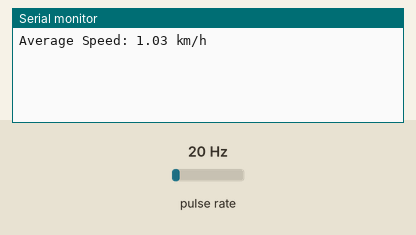
Simulated run of this sketch. Board: ESP32. Parts: the last lines printed to the serial monitor. Wiring (inferred from the names in the program): pulse sensor: data GPIO 16. The inputs (shaded band) are chosen by the test bench; at power-on: pulse rate 20 Hz.

Above: at 1.2 s.
1.3 s: pulse rate (sensor on GPIO 16) set to 4 Hz
At 2.4 s:
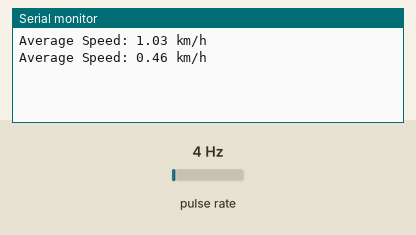
2.8 s: pulse rate (sensor on GPIO 16) set to 50 Hz
At 3.8 s:
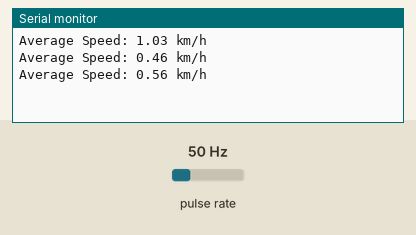
Timing chart, 0 to 5.8 s (numbered marks = the images above; inputs shaded):
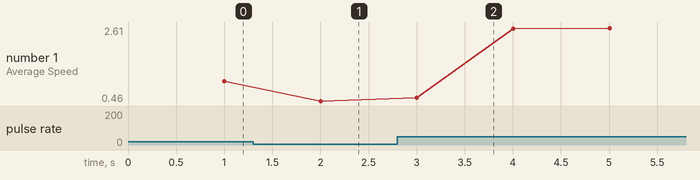

Measured:
- after the input at 1.3 s, the serial monitor: prints a new line after 0.70 s (image 1)
- after the input at 2.8 s, the serial monitor: prints a new line after 0.20 s (image 2)
- plotted number 1: 1.03 → 0.46 after the input at 1.3 s, 0.46 → 2.61 after the input at 2.8 s

The sketch:

radar-10GHz.ino
```cpp
const int sensorPin = 16;  // GPIO-Pin, an dem der Sensor angeschlossen ist
const float frequency = 10.525e9;  // Frequenz des Mikrowellen-Sensors in Hz
const float c = 3e8;  // Lichtgeschwindigkeit in m/s
const int measureDuration = 100;  // Messdauer in Millisekunden
const int numMeasurements = 10;  // Anzahl der Messungen zur Mittelung

volatile unsigned long pulseCount = 0;

void IRAM_ATTR handlePulse() {
  pulseCount++;
}

void setup() {
  Serial.begin(115200);  // Serielle Kommunikation mit 115200 Baudrate
  pinMode(sensorPin, INPUT);  // Sensor-Pin als Eingang festlegen
  attachInterrupt(digitalPinToInterrupt(sensorPin), handlePulse, RISING);
}

void loop() {
  float totalSpeed = 0.0;
  unsigned long startTime = millis();  // Startzeit für die Schleife

  for (int i = 0; i < numMeasurements; i++) {
    unsigned long measurementStartTime = millis();  // Startzeit für die Messung
    pulseCount = 0;

    // 100 ms messen
    delay(measureDuration);

    unsigned long duration = millis() - measurementStartTime;
    unsigned long pulses = pulseCount;

    float pulseFrequency = (float)pulses / duration * 1000;  // Pulsfrequenz in Hz
    float speed_m_s = pulseFrequency * c / (2 * frequency);  // Geschwindigkeit in m/s
    float speed_km_h = speed_m_s * 3.6;  // Geschwindigkeit in km/h

    totalSpeed += speed_km_h;
  }

  float averageSpeed = totalSpeed / numMeasurements;

  Serial.print("Average Speed: ");
  Serial.print(averageSpeed);
  Serial.println(" km/h");

  // Warten Sie für den Rest der Sekunde, damit die Ausgabe jede Sekunde erfolgt
  unsigned long endTime = millis();
  unsigned long loopDuration = endTime - startTime;
  if (loopDuration < 1000) {
    delay(1000 - loopDuration);
  }
}
```
